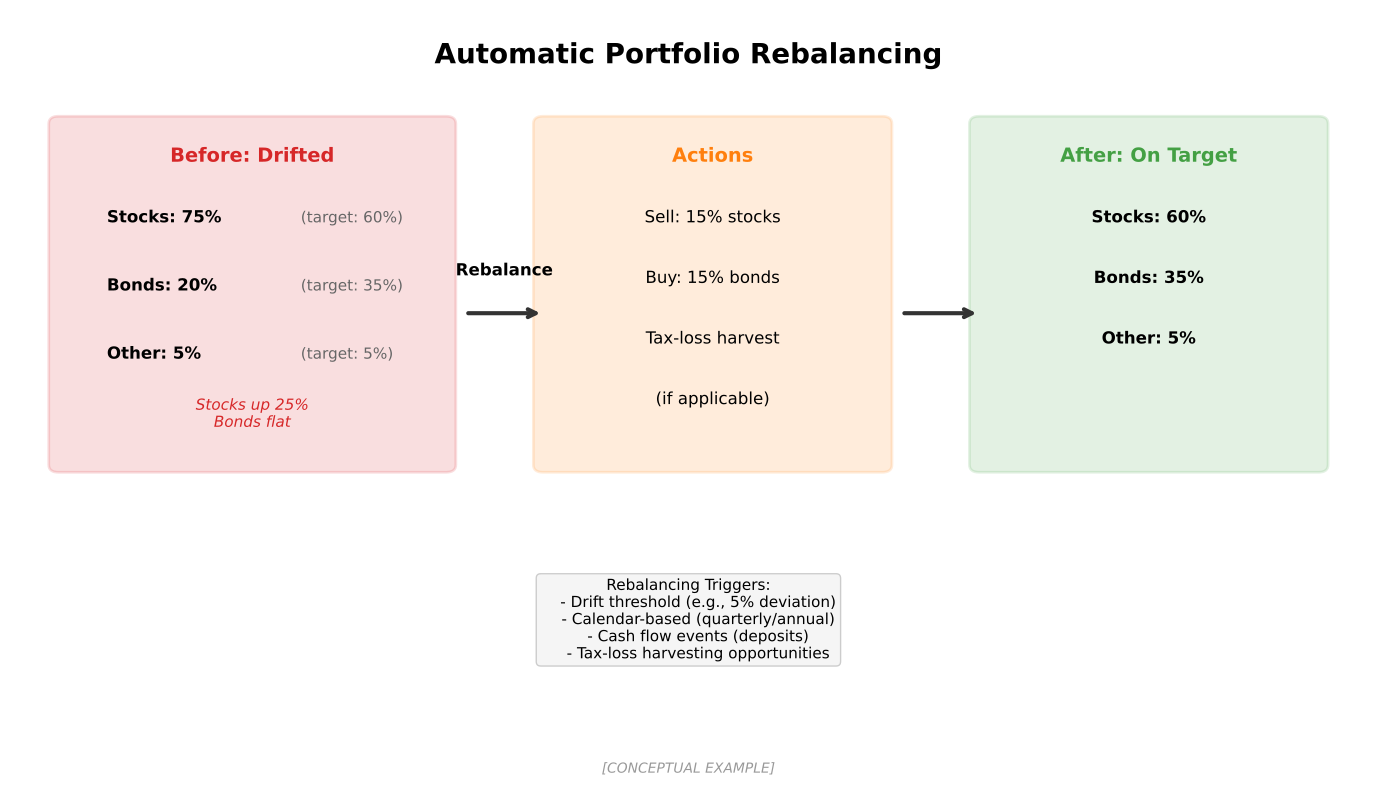

The Python source for this figure:
"""
Portfolio Rebalancing Process
Shows how robo-advisors automatically rebalance portfolios

Output: rebalancing_process.pdf
Module: module_01_fintech
Lesson: 8 - Robo-Advisors
"""

from pathlib import Path
import matplotlib.pyplot as plt
import matplotlib.patches as mpatches
import numpy as np

CHART_METADATA = {
    'title': 'Rebalancing Process',
    'module': 'module_01_fintech',
    'lesson': 8,
    'url': 'https://github.com/Digital-AI-Finance/digital-finance/tree/main/module_01_fintech/figures/rebalancing_process'
}

plt.rcParams.update({
    'font.size': 14,
    'axes.labelsize': 14,
})

def create_chart():
    """Create rebalancing process diagram"""
    fig, ax = plt.subplots(figsize=(14, 8))
    ax.set_xlim(0, 14)
    ax.set_ylim(0, 10)
    ax.axis('off')

    # Title
    ax.text(7, 9.3, 'Automatic Portfolio Rebalancing', fontsize=20, fontweight='bold', ha='center')

    # Example scenario
    # Before (drifted) - left
    before_box = mpatches.FancyBboxPatch((0.5, 4), 4, 4.5, boxstyle='round,pad=0.1',
                                          facecolor='#D62728', alpha=0.15,
                                          edgecolor='#D62728', lw=2)
    ax.add_patch(before_box)
    ax.text(2.5, 8, 'Before: Drifted', ha='center', fontsize=14, fontweight='bold', color='#D62728')

    before_alloc = [
        ('Stocks', '75%', '(target: 60%)'),
        ('Bonds', '20%', '(target: 35%)'),
        ('Other', '5%', '(target: 5%)'),
    ]
    for i, (asset, pct, target) in enumerate(before_alloc):
        ax.text(1, 7.2-i*0.9, f'{asset}: {pct}', fontsize=12, fontweight='bold')
        ax.text(3, 7.2-i*0.9, target, fontsize=11, color='#666666')

    ax.text(2.5, 4.5, 'Stocks up 25%\nBonds flat', ha='center', fontsize=11,
           style='italic', color='#D62728')

    # Arrow
    ax.annotate('', xy=(5.5, 6), xytext=(4.7, 6),
               arrowprops=dict(arrowstyle='->', color='#333333', lw=3))
    ax.text(5.1, 6.5, 'Rebalance', fontsize=12, fontweight='bold', ha='center')

    # Rebalancing action (center)
    action_box = mpatches.FancyBboxPatch((5.5, 4), 3.5, 4.5, boxstyle='round,pad=0.1',
                                          facecolor='#FF7F0E', alpha=0.15,
                                          edgecolor='#FF7F0E', lw=2)
    ax.add_patch(action_box)
    ax.text(7.25, 8, 'Actions', ha='center', fontsize=14, fontweight='bold', color='#FF7F0E')

    actions = [
        'Sell: 15% stocks',
        'Buy: 15% bonds',
        'Tax-loss harvest',
        '(if applicable)',
    ]
    for i, action in enumerate(actions):
        ax.text(7.25, 7.2-i*0.8, action, ha='center', fontsize=12)

    # Arrow
    ax.annotate('', xy=(10, 6), xytext=(9.2, 6),
               arrowprops=dict(arrowstyle='->', color='#333333', lw=3))

    # After (rebalanced) - right
    after_box = mpatches.FancyBboxPatch((10, 4), 3.5, 4.5, boxstyle='round,pad=0.1',
                                         facecolor='#44A044', alpha=0.15,
                                         edgecolor='#44A044', lw=2)
    ax.add_patch(after_box)
    ax.text(11.75, 8, 'After: On Target', ha='center', fontsize=14, fontweight='bold', color='#44A044')

    after_alloc = [
        ('Stocks', '60%'),
        ('Bonds', '35%'),
        ('Other', '5%'),
    ]
    for i, (asset, pct) in enumerate(after_alloc):
        ax.text(11.75, 7.2-i*0.8, f'{asset}: {pct}', ha='center', fontsize=12, fontweight='bold')

    # Rebalancing triggers
    triggers = """Rebalancing Triggers:
    - Drift threshold (e.g., 5% deviation)
    - Calendar-based (quarterly/annual)
    - Cash flow events (deposits)
    - Tax-loss harvesting opportunities"""

    ax.text(7, 2.5, triggers, ha='center', fontsize=11, va='top',
           bbox=dict(boxstyle='round', facecolor='#F5F5F5', edgecolor='#CCCCCC'))

    # Source
    fig.text(0.5, 0.02, '[CONCEPTUAL EXAMPLE]', fontsize=10, ha='center', style='italic', color='#999999')

    plt.tight_layout()

    output_path = Path(__file__).parent / 'rebalancing_process.pdf'
    plt.savefig(output_path, format='pdf', dpi=300, bbox_inches='tight')
    plt.close()
    print(f"Chart saved to: {output_path}")
    return output_path

if __name__ == '__main__':
    create_chart()
